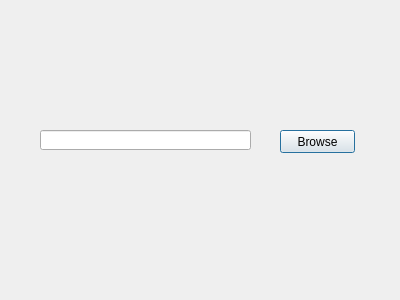
<?xml version="1.0" encoding="UTF-8"?>
<ui version="4.0">
 <class>Dialog</class>
 <widget class="QDialog" name="Dialog">
  <property name="geometry">
   <rect>
    <x>0</x>
    <y>0</y>
    <width>400</width>
    <height>300</height>
   </rect>
  </property>
  <property name="minimumSize">
   <size>
    <width>400</width>
    <height>300</height>
   </size>
  </property>
  <property name="windowTitle">
   <string>BrowseFile</string>
  </property>
  <widget class="QLineEdit" name="Filename">
   <property name="geometry">
    <rect>
     <x>40</x>
     <y>130</y>
     <width>211</width>
     <height>20</height>
    </rect>
   </property>
  </widget>
  <widget class="QPushButton" name="Browse">
   <property name="geometry">
    <rect>
     <x>280</x>
     <y>130</y>
     <width>75</width>
     <height>23</height>
    </rect>
   </property>
   <property name="text">
    <string>Browse</string>
   </property>
  </widget>
 </widget>
 <resources/>
 <connections/>
</ui>
